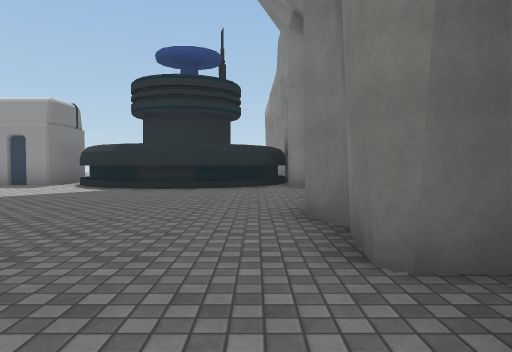
[1] (above)

23 first-person views from a walk through a 3-D level made in the Unity game engine. The camera is 1.2 m above the floor, tilts 2° down and sees 70° across. The floor is counted in squares, 2 m on a side. Each view is taken from the middle of a square. On the plan, view 1 faces up. The plan holds only what a view shows up to about 10 squares ahead; the rest is blank. The place goes on beyond the plan. The player character is not drawn. Some surface patterns are stand-ins.

[2]
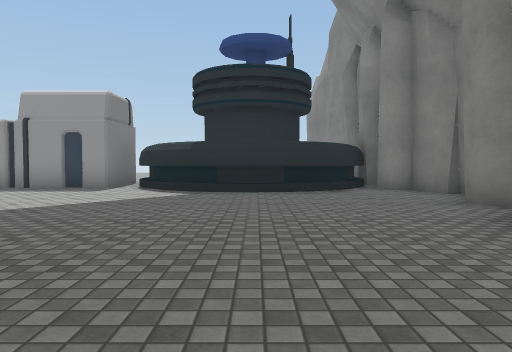

[3]
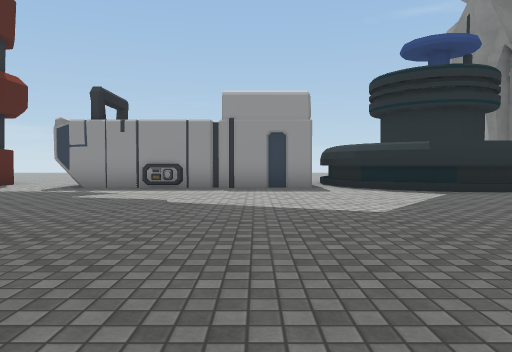

[4]
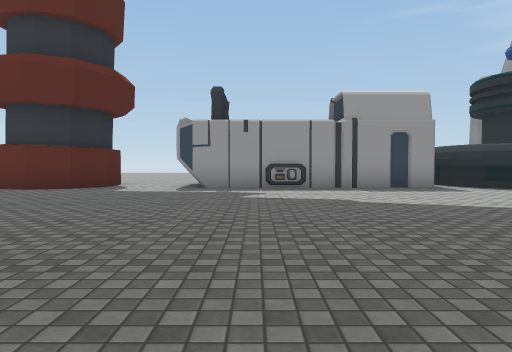

[5]
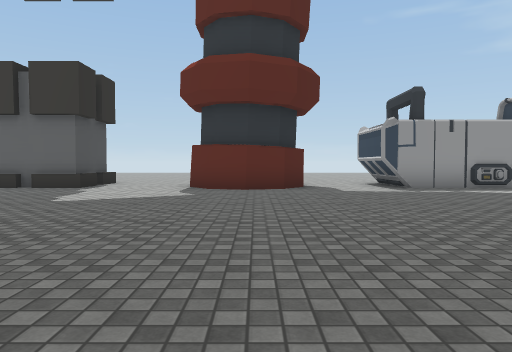

[6]
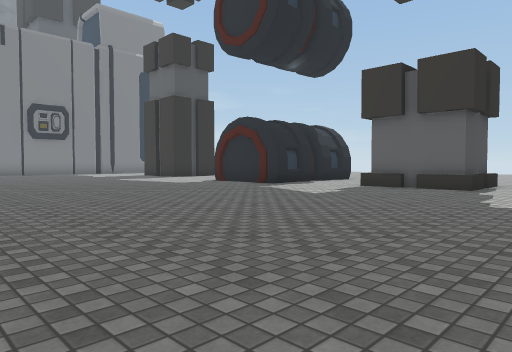

[7]
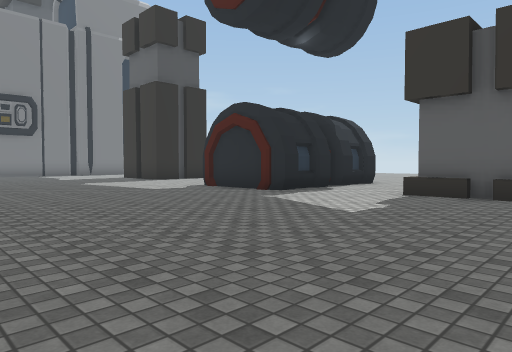

[8]
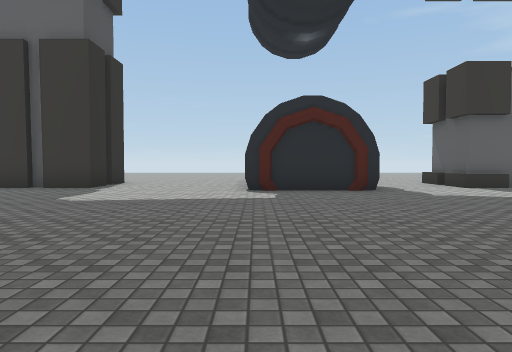

[9]
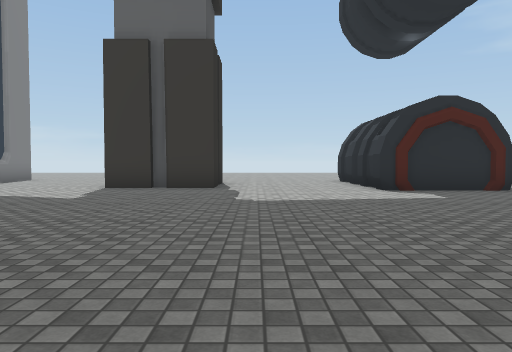

[10]
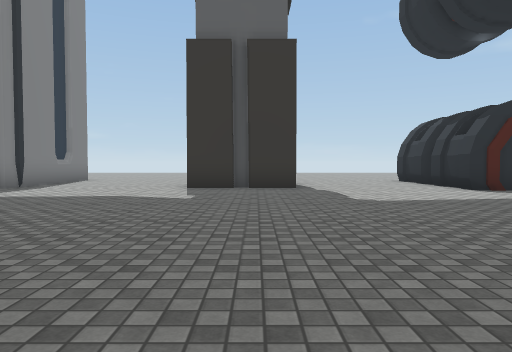

[11]
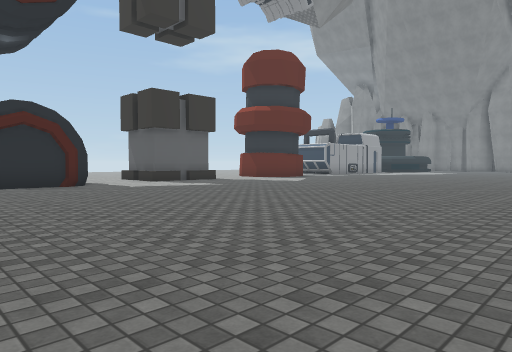

[12]
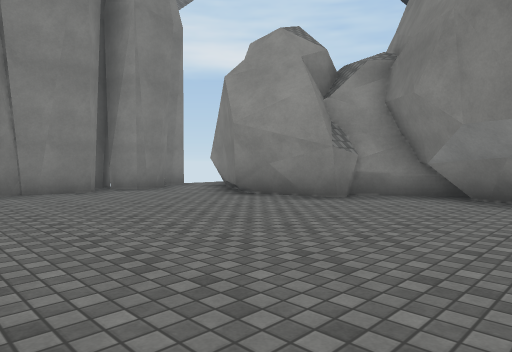

[13]
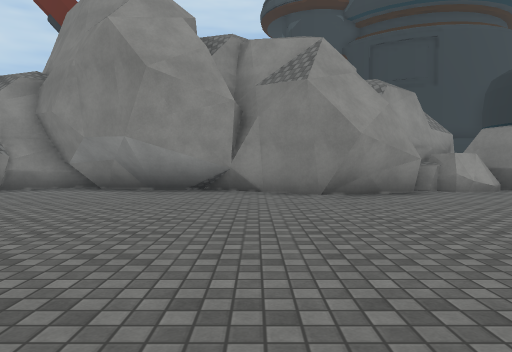

[14]
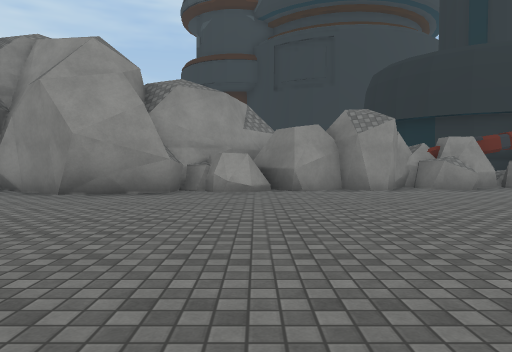

[15]
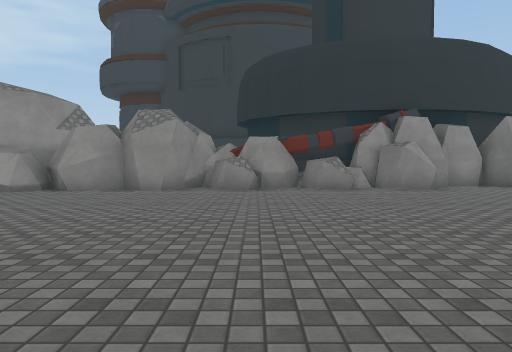

[16]
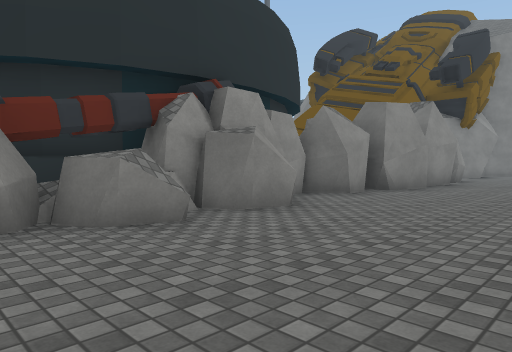

[17]
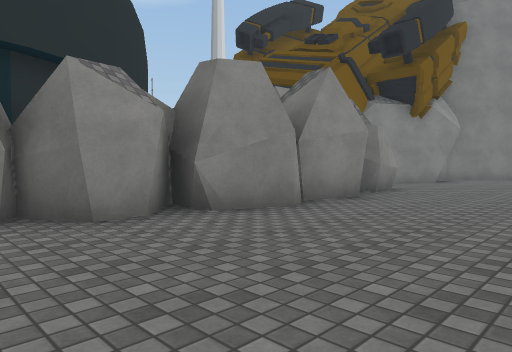

[18]
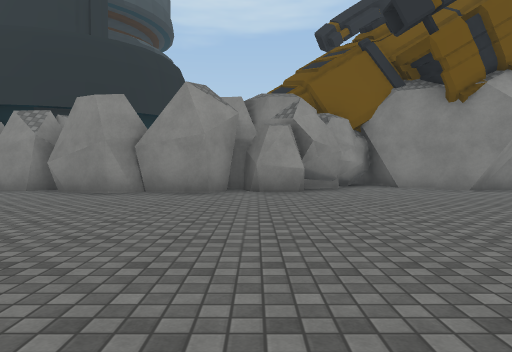

[19]
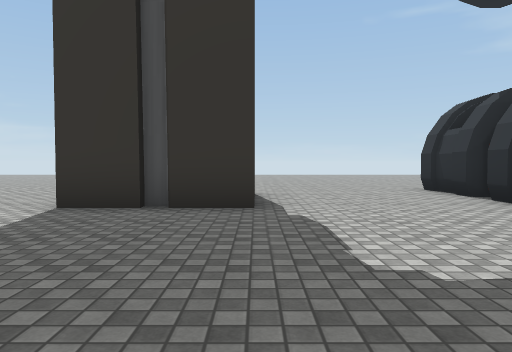

[20]
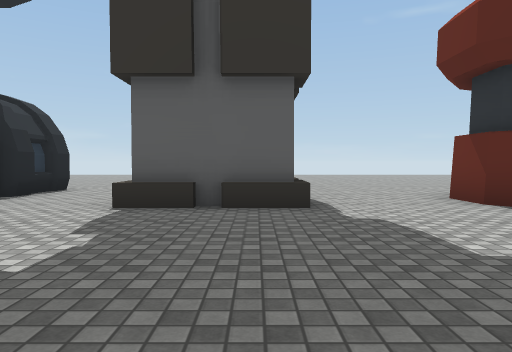

[21]
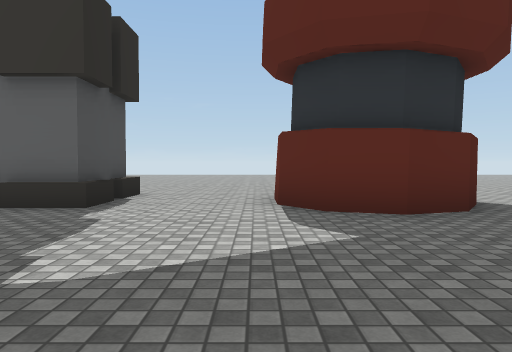

[22]
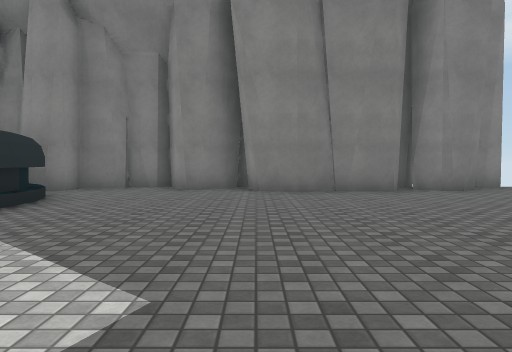

[23]
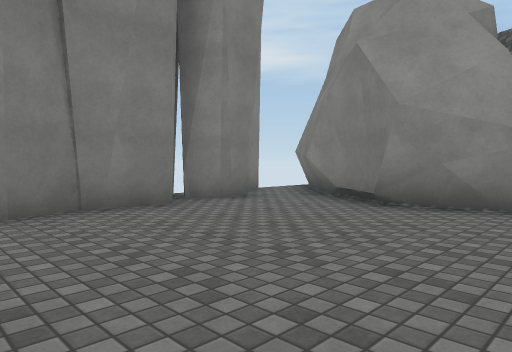

### Floor plan
Key: @ floor where view 1 was taken; # wall or solid block; . floor; ^ raised ledge; O other object.
Columns run from 35 left of view 1 to 2 right of it. Each row starts with its distance up from view 1.
 11 .. #....###...##...###.##    #OOO O #
 10 ..##....###...##...###.#######.OOOOO##
  9 ........###....................OOOOO.#
  8 .....................................#
  7 .....................................#
  6 .....................................#
  5 ....................................##
  4  ...................................#
  3  ...................................#
  2  ...................................##
  1 ....................................##
  0 .......................###......###@.#
 -1 ..................#.#### ######.####.#
 -2 ...#######..##^#########     ####  ###
 -3 #.####  ###### #     #
 -4 ###          ##O

Where each view was taken, in squares from view 1:
view 1: 0 up, 0 right, facing up
view 2: 1 up, 2 left, facing up
view 3: 1 up, 7 left, facing up
view 4: 1 up, 10 left, facing up
view 5: 1 up, 15 left, facing up
view 6: 1 up, 17 left, facing up-left
view 7: 3 up, 19 left, facing up-left
view 8: 1 up, 27 left, facing up
view 9: 1 up, 30 left, facing up
view 10: 1 up, 32 left, facing up
view 11: 1 down, 28 left, facing up-right
view 12: 5 up, 7 left, facing down-right
view 13: 7 up, 9 left, facing down
view 14: 7 up, 14 left, facing down
view 15: 7 up, 19 left, facing down
view 16: 2 up, 19 left, facing down-left
view 17: 2 up, 24 left, facing down-left
view 18: 6 up, 31 left, facing down
view 19: 5 up, 31 left, facing up
view 20: 5 up, 20 left, facing up
view 21: 5 up, 17 left, facing up
view 22: 5 up, 7 left, facing right
view 23: 5 up, 4 left, facing down-right
